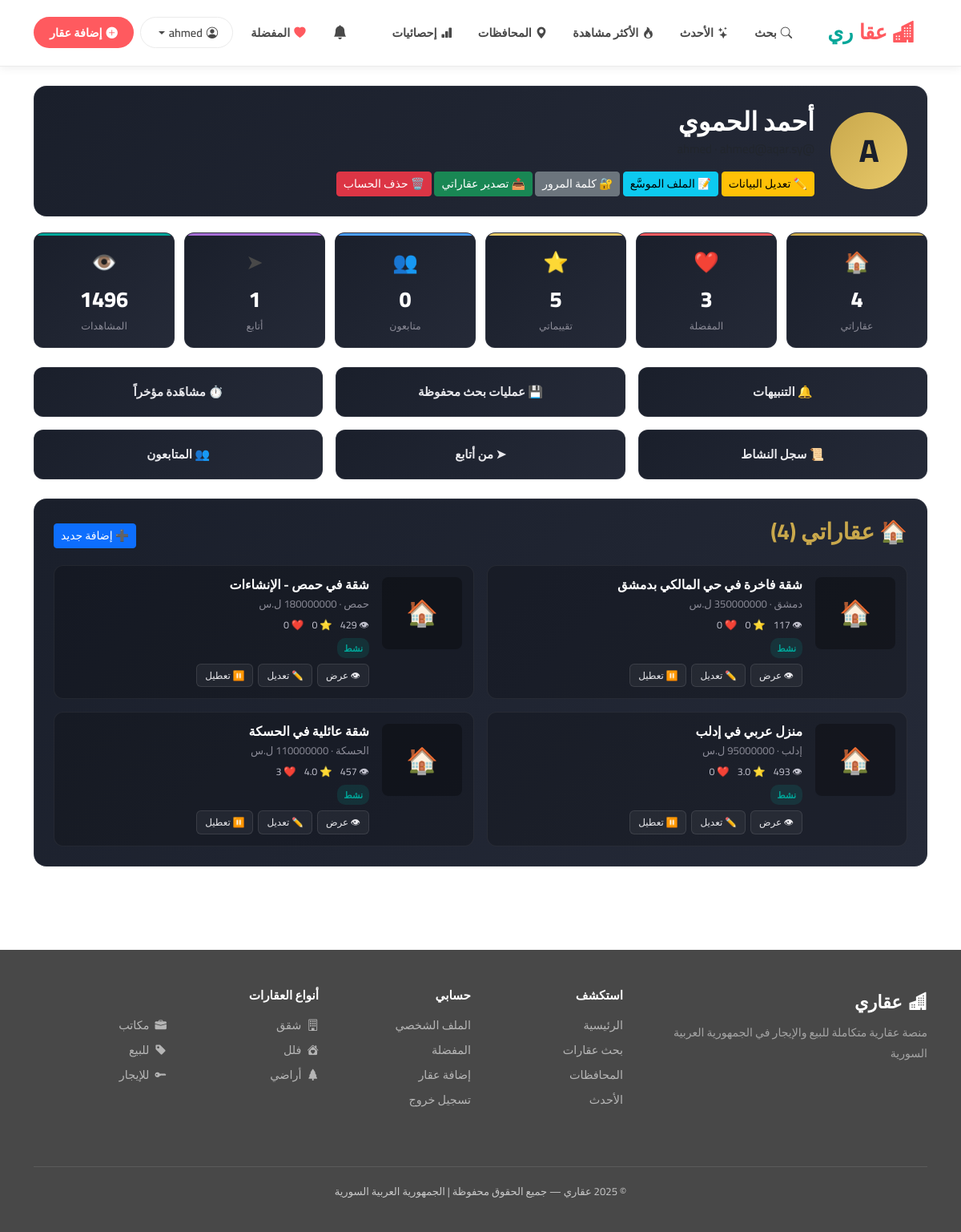
Screenshot of /profile/ (signed in) with the database file from the repository.
### properties/models.py (models this page shows, shortened)
class Property(models.Model):
    PROPERTY_TYPES = [
        ('apartment', 'شقة'),
        ('villa',     'فيلا'),
        ('land',      'أرض'),
        ('office',    'مكتب'),
        ('shop',      'محل تجاري'),
        ('building',  'عمارة'),
    ]
    STATUS = [
        ('sale', 'للبيع'),
        ('rent', 'للإيجار'),
    ]
    AD_STATE = [
        ('draft',     'مسودة'),
        ('published', 'منشور'),
        ('archived',  'مؤرشف'),
    ]
    SYRIAN_GOVERNORATES = [
        ('دمشق',         'دمشق'),
        ('ريف دمشق',     'ريف دمشق'),
        ('حلب',          'حلب'),
        ('حمص',          'حمص'),
        ('حماة',         'حماة'),
        ('اللاذقية',     'اللاذقية'),
        ('طرطوس',        'طرطوس'),
        ('إدلب',         'إدلب'),
        ('درعا',         'درعا'),
        ('السويداء',     'السويداء'),
        ('القنيطرة',     'القنيطرة'),
        ('دير الزور',    'دير الزور'),
        ('الحسكة',       'الحسكة'),
        ('الرقة',        'الرقة'),
    ]
    owner         = models.ForeignKey(User, on_delete=models.CASCADE, related_name='owned_properties')
    title         = models.CharField(max_length=200)
    description   = models.TextField()
    price         = models.DecimalField(max_digits=12, decimal_places=2)
    city          = models.CharField(max_length=100, choices=SYRIAN_GOVERNORATES)
    address       = models.CharField(max_length=300)
    area          = models.FloatField()
    rooms         = models.IntegerField()
    property_type = models.CharField(max_length=50, choices=PROPERTY_TYPES)
    status        = models.CharField(max_length=10, choices=STATUS)
    image         = models.ImageField(upload_to='properties/', blank=True, null=True)
    is_active     = models.BooleanField(default=True)
    ad_state      = models.CharField(max_length=20, choices=AD_STATE, default='published')
    is_featured   = models.BooleanField(default=False)
    views_count   = models.IntegerField(default=0)
    created_at    = models.DateTimeField(auto_now_add=True)
    updated_at    = models.DateTimeField(auto_now=True)
    @property
    def avg_rating(self):
        ratings = self.rating_set.all()
        if not ratings:
            return 0
        return round(sum(r.score for r in ratings) / len(ratings), 1)
    @property
    def favorites_count(self):
        return self.favorite_set.count()

class Rating(models.Model):
    user     = models.ForeignKey(User, on_delete=models.CASCADE)
    property = models.ForeignKey(Property, on_delete=models.CASCADE)
    score    = models.IntegerField(choices=[(i, i) for i in range(1, 6)])
    created_at = models.DateTimeField(auto_now_add=True)
    class Meta:
        unique_together = ('user', 'property')

### properties/views.py (the view)
# urls.py: path('profile/',                views.profile_view,       name='profile'),
@login_required
def profile_view(request):
    my_properties = Property.objects.filter(owner=request.user)
    profile, _ = UserProfile.objects.get_or_create(user=request.user)
    stats = {
        'properties_count': my_properties.count(),
        'favorites_count':  Favorite.objects.filter(user=request.user).count(),
        'ratings_given':    Rating.objects.filter(user=request.user).count(),
        'followers_count':  Follow.objects.filter(followed=request.user).count(),
        'following_count':  Follow.objects.filter(follower=request.user).count(),
        'total_views':      sum(p.views_count for p in my_properties),
    }
    return render(request, 'properties/profile.html', {
        'properties': my_properties,
        'profile': profile,
        'stats': stats,
    })

### templates/properties/profile.html (shortened to what this page needs)
{% extends 'base.html' %}
{% block content %}
<div class="container py-4">
  <div class="profile-banner">
    <div class="profile-avatar-big">{{ user.username|first|upper }}</div>
    <div class="profile-info">
      <h2>{{ user.first_name|default:user.username }} {{ user.last_name }}</h2>
      <p class="text-muted">@{{ user.username }} · {{ user.email }}</p>
      <div class="profile-actions mt-3">
        <a href="{% url 'edit_profile' %}" class="btn btn-warning btn-sm">✏️ تعديل البيانات</a>
        <a href="{% url 'edit_user_profile' %}" class="btn btn-info btn-sm">📝 الملف الموسَّع</a>
        <a href="{% url 'change_password' %}" class="btn btn-secondary btn-sm">🔐 كلمة المرور</a>
        <a href="{% url 'export' %}" class="btn btn-success btn-sm">📤 تصدير عقاراتي</a>
        <a href="{% url 'delete_account' %}" class="btn btn-danger btn-sm">🗑️ حذف الحساب</a>
      </div>
    </div>
  </div>
  <div class="stats-grid">
    <div class="stat-tile" style="--c:#C9A84C">
      <div class="stat-icon">🏠</div>
      <div class="stat-val">{{ stats.properties_count }}</div>
      <div class="stat-lbl">عقاراتي</div>
    </div>
    <div class="stat-tile" style="--c:#FF5A5F">
      <div class="stat-icon">❤️</div>
      <div class="stat-val">{{ stats.favorites_count }}</div>
      <div class="stat-lbl">المفضلة</div>
    </div>
    <div class="stat-tile" style="--c:#E8C96A">
      <div class="stat-icon">⭐</div>
      <div class="stat-val">{{ stats.ratings_given }}</div>
      <div class="stat-lbl">تقييماتي</div>
    </div>
    <div class="stat-tile" style="--c:#4A9EFF">
      <div class="stat-icon">👥</div>
      <div class="stat-val">{{ stats.followers_count }}</div>
      <div class="stat-lbl">متابعون</div>
    </div>
    <div class="stat-tile" style="--c:#A66DD4">
      <div class="stat-icon">➤</div>
      <div class="stat-val">{{ stats.following_count }}</div>
      <div class="stat-lbl">أتابع</div>
    </div>
    <div class="stat-tile" style="--c:#00A699">
      <div class="stat-icon">👁️</div>
      <div class="stat-val">{{ stats.total_views }}</div>
      <div class="stat-lbl">المشاهدات</div>
    </div>
  </div>
  <div class="row g-3 mb-4">
    <div class="col-md-4"><a href="{% url 'notifications' %}" class="quick-tile">🔔 التنبيهات</a></div>
    <div class="col-md-4"><a href="{% url 'my_searches' %}" class="quick-tile">💾 عمليات بحث محفوظة</a></div>
    <div class="col-md-4"><a href="{% url 'recently_viewed' %}" class="quick-tile">⏱️ مشاهَدة مؤخراً</a></div>
    <div class="col-md-4"><a href="{% url 'history' %}" class="quick-tile">📜 سجل النشاط</a></div>
    <div class="col-md-4"><a href="{% url 'my_following' %}" class="quick-tile">➤ من أتابع</a></div>
    <div class="col-md-4"><a href="{% url 'my_followers' %}" class="quick-tile">👥 المتابعون</a></div>
  </div>
  <div class="section-card">
    <div class="d-flex justify-content-between align-items-center mb-3">
      <h3 class="section-h">🏠 عقاراتي ({{ properties|length }})</h3>
      <a href="{% url 'add' %}" class="btn btn-primary btn-sm">➕ إضافة جديد</a>
    </div>
    <div class="row g-3">
      {% for p in properties %}
      <div class="col-md-6">
        <div class="my-prop-card">
          <div class="d-flex gap-3">
            {% if p.image %}
              <img src="{{ p.image.url }}" class="my-prop-img">
            {% else %}
              <div class="my-prop-img-ph">🏠</div>
            {% endif %}
            <div class="flex-grow-1">
              <h6 class="my-prop-title">{{ p.title|truncatechars:30 }}</h6>
              <p class="my-prop-meta">{{ p.city }} · {{ p.price|floatformat:0 }} ل.س</p>
              <div class="my-prop-stats">
                <span>👁 {{ p.views_count }}</span>
                <span>⭐ {{ p.avg_rating }}</span>
                <span>❤️ {{ p.favorites_count }}</span>
              </div>
              <div class="my-prop-badges">
                {% if p.is_active %}
                  <span class="b-active">نشط</span>
                {% else %}
                  <span class="b-inactive">معطَّل</span>
                {% endif %}
              </div>
              <div class="my-prop-actions mt-2">
                <a href="{% url 'detail' p.pk %}" class="btn-mini">👁 عرض</a>
                <a href="{% url 'edit' p.pk %}" class="btn-mini">✏️ تعديل</a>
                <form method="post" action="{% url 'toggle_property' p.pk %}" class="d-inline">
                  <button class="btn-mini">{% if p.is_active %}⏸️ تعطيل{% else %}▶️ تفعيل{% endif %}</button>
                </form>
              </div>
            </div>
          </div>
        </div>
      </div>
      {% empty %}
      <div class="col-12">
        <p class="text-muted text-center py-4">لم تضف أي عقار بعد — <a href="{% url 'add' %}">أضف الآن</a></p>
      </div>
      {% endfor %}
    </div>
  </div>
</div>
{% endblock %}

### templates/base.html (shortened to what this page needs)
{% load static %}
<!DOCTYPE html>
<html dir="rtl" lang="ar">
<head>
  <link href="https://cdn.jsdelivr.net/npm/bootstrap@5.3.0/dist/css/bootstrap.min.css" rel="stylesheet">
  <link rel="stylesheet" href="https://cdn.jsdelivr.net/npm/bootstrap-icons@1.11.3/font/bootstrap-icons.css">
  <link rel="stylesheet" href="{% static 'css/style.css' %}">
</head>
<body>
<nav class="navbar navbar-expand-lg">
  <div class="container">
    <a class="navbar-brand" href="/">
      <i class="bi bi-buildings-fill"></i> عقا<span>ري</span>
    </a>
    <div class="collapse navbar-collapse" id="navMenu">
      <ul class="navbar-nav mx-auto gap-1">
        <li class="nav-item"><a class="nav-link" href="{% url 'search' %}"><i class="bi bi-search"></i> بحث</a></li>
        <li class="nav-item"><a class="nav-link" href="{% url 'newest' %}"><i class="bi bi-stars"></i> الأحدث</a></li>
        <li class="nav-item"><a class="nav-link" href="{% url 'popular' %}"><i class="bi bi-fire"></i> الأكثر مشاهدة</a></li>
        <li class="nav-item"><a class="nav-link" href="{% url 'cities' %}"><i class="bi bi-geo-alt-fill"></i> المحافظات</a></li>
        <li class="nav-item"><a class="nav-link" href="{% url 'stats' %}"><i class="bi bi-bar-chart-fill"></i> إحصائيات</a></li>
      </ul>
      <ul class="navbar-nav gap-2 align-items-center">
        {% if user.is_authenticated %}
          <li class="nav-item">
            <a class="nav-link nav-notif-bell" href="{% url 'notifications' %}" title="التنبيهات">
              <i class="bi bi-bell-fill"></i>
            </a>
          </li>
          <li class="nav-item"><a class="nav-link" href="{% url 'favorites' %}"><i class="bi bi-heart-fill" style="color:var(--primary);"></i> المفضلة</a></li>
          <li class="nav-item dropdown">
            <a class="nav-link nav-btn-outline dropdown-toggle" href="#" id="userMenu" data-bs-toggle="dropdown" aria-expanded="false">
              <i class="bi bi-person-circle"></i> {{ user.username }}
            </a>
          </li>
          <li class="nav-item"><a class="nav-link nav-btn-primary" href="{% url 'add' %}"><i class="bi bi-plus-circle-fill"></i> إضافة عقار</a></li>
        {% else %}
          <li class="nav-item"><a class="nav-link nav-btn-outline" href="{% url 'login' %}">دخول</a></li>
          <li class="nav-item"><a class="nav-link nav-btn-primary" href="{% url 'signup' %}">تسجيل</a></li>
        {% endif %}
      </ul>
    </div>
  </div>
</nav>
{% block content %}{% endblock %}
<footer>
  <div class="container">
    <div class="row">
      <div class="col-md-4 mb-4">
        <div class="footer-brand"><i class="bi bi-buildings-fill"></i> عقاري</div>
        <p style="color:rgba(255,255,255,0.5); font-size:0.88rem; line-height:1.8;">
          منصة عقارية متكاملة للبيع والإيجار في الجمهورية العربية السورية
        </p>
      </div>
      <div class="col-md-2 mb-4">
        <h6>استكشف</h6>
        <a href="{% url 'home' %}">الرئيسية</a>
        <a href="{% url 'search' %}">بحث عقارات</a>
        <a href="{% url 'cities' %}">المحافظات</a>
        <a href="{% url 'newest' %}">الأحدث</a>
      </div>
      <div class="col-md-2 mb-4">
        <h6>حسابي</h6>
        {% if user.is_authenticated %}
          <a href="{% url 'profile' %}">الملف الشخصي</a>
          <a href="{% url 'favorites' %}">المفضلة</a>
          <a href="{% url 'add' %}">إضافة عقار</a>
          <a href="{% url 'logout' %}">تسجيل خروج</a>
        {% else %}
          <a href="{% url 'login' %}">تسجيل الدخول</a>
          <a href="{% url 'signup' %}">إنشاء حساب</a>
        {% endif %}
      </div>
      <div class="col-md-4 mb-4">
        <h6>أنواع العقارات</h6>
        <div class="row">
          <div class="col-6">
            <a href="{% url 'search' %}?type=apartment"><i class="bi bi-building"></i> شقق</a>
            <a href="{% url 'search' %}?type=villa"><i class="bi bi-house-heart-fill"></i> فلل</a>
            <a href="{% url 'search' %}?type=land"><i class="bi bi-tree-fill"></i> أراضي</a>
          </div>
          <div class="col-6">
            <a href="{% url 'search' %}?type=office"><i class="bi bi-briefcase-fill"></i> مكاتب</a>
            <a href="{% url 'search' %}?status=sale"><i class="bi bi-tag-fill"></i> للبيع</a>
            <a href="{% url 'search' %}?status=rent"><i class="bi bi-key-fill"></i> للإيجار</a>
          </div>
        </div>
      </div>
    </div>
    <div class="footer-bottom">
      <p>© 2025 عقاري — جميع الحقوق محفوظة | الجمهورية العربية السورية</p>
    </div>
  </div>
</footer>
</body>
</html>

### static/css/style.css (style rules this page uses)
:root { --primary: #FF5A5F; --secondary: #00A699; --accent: #FC642D; --dark: #484848; --gray: #767676; --light-gray: #F7F7F7; --white: #FFFFFF; --border: #EBEBEB; --shadow: 0 2px 16px rgba(0,0,0,0.12); --shadow-hover:0 6px 28px rgba(0,0,0,0.18); --radius: 16px; --radius-sm: 8px; --transition: all 0.3s ease; }
* { margin: 0; padding: 0; box-sizing: border-box; }
body { font-family: 'Cairo', sans-serif; background-color: var(--white); color: var(--dark); direction: rtl; font-size: 15px; line-height: 1.6; }
a { text-decoration: none; color: inherit; transition: var(--transition); }
.navbar { background: var(--white) !important; border-bottom: 1px solid var(--border); padding: 14px 0; position: sticky; top: 0; z-index: 1000; box-shadow: 0 1px 12px rgba(0,0,0,0.08); }
.navbar-brand { font-size: 1.6rem; font-weight: 800; color: var(--primary) !important; letter-spacing: -0.5px; display: flex !important; align-items: center; gap: 8px; }
.navbar-brand span { color: var(--secondary); }
.navbar-brand i { font-size: 1.7rem; }
.nav-link { color: var(--dark) !important; font-weight: 600; font-size: 0.9rem; padding: 8px 14px !important; border-radius: 30px; transition: var(--transition); display: inline-flex !important; align-items: center; gap: 5px; }
.nav-btn-primary { background: var(--primary) !important; color: var(--white) !important; border-radius: 30px; padding: 8px 20px !important; }
.nav-btn-outline { border: 1.5px solid var(--border) !important; border-radius: 30px; padding: 7px 18px !important; color: var(--dark) !important; }
footer { background: var(--dark); color: rgba(255,255,255,0.7); padding: 48px 0 24px; margin-top: 80px; font-size: 0.9rem; }
footer h6 { color: var(--white); font-weight: 700; margin-bottom: 16px; font-size: 0.95rem; }
footer a { color: rgba(255,255,255,0.6); display: block; margin-bottom: 8px; transition: var(--transition); }
footer a i { margin-left: 4px; }
.footer-brand { font-size: 1.4rem; font-weight: 800; color: var(--white); margin-bottom: 8px; }
.footer-brand i { margin-left: 4px; }
.footer-bottom { border-top: 1px solid rgba(255,255,255,0.1); padding-top: 20px; margin-top: 40px; text-align: center; font-size: 0.82rem; }

### templates/base.html (style rules this page uses)
.nav-notif-bell { position:relative;padding:8px 12px !important;font-size:1.1rem }

### rows the page displays
Property: title "شقة فاخرة في حي المالكي بدمشق", city "دمشق", views_count "117", avg_rating "0", favorites_count "0", is_active "نشط"
Property: title "شقة في حمص - الإنشاءات", city "حمص", views_count "429", avg_rating "0", favorites_count "0", is_active "نشط"
Property: title "منزل عربي في إدلب", city "إدلب", views_count "493", avg_rating "3.0", favorites_count "0", is_active "نشط"
Property: title "شقة عائلية في الحسكة", city "الحسكة", views_count "457", avg_rating "4.0", favorites_count "3", is_active "نشط"

### other values shown
{{ user.username }} "ahmed"
{{ user.username|first|upper }} "A"
{{ user.first_name|default:user.username }} "أحمد"
{{ user.last_name }} "الحموي"
{{ stats.properties_count }} "4"
{{ stats.favorites_count }} "3"
{{ stats.ratings_given }} "5"
{{ stats.followers_count }} "0"
{{ stats.following_count }} "1"
{{ stats.total_views }} "1496"
{{ properties|length }} "4"
